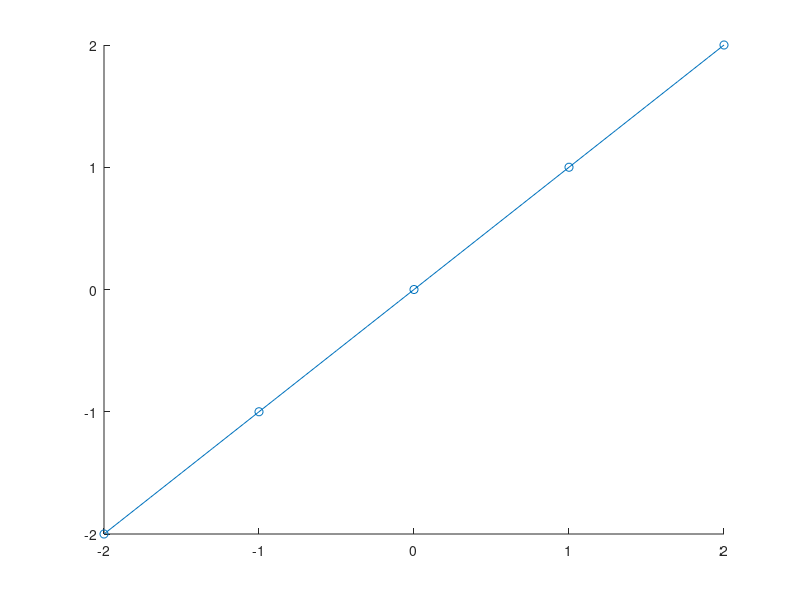

The MATLAB script that drew this image:
%% Principal Components Analysis
clear
% Data matrix is mxn, where m is the number of samples, and n is the number
% of features
DataMatrix = [0 0; -1 -1; -2 -2; 1 1; 2 2];
% DataMatrix = [0 0; -2 -2; -1 -2; 2 2; 1 2];
% DataMatrix = [0 0; 5 1; -5 -1; 4 1; -3 0];
scatter(DataMatrix(:,1),DataMatrix(:,2))
hold on

%% Normalize mean and variance
numsamples = size(DataMatrix,1);
numfeatures = size(DataMatrix,2);

% Calculate mu
mu = zeros(1,numfeatures);
for j=1:numfeatures
    mu(j) = 1/numsamples*sum(DataMatrix(:,j));
end

% Initialize the normalized training matrix
DataMatrixnorm = zeros(numsamples, numfeatures);

% Zero out the mean on the normalized matrix
for i=1:numsamples
    DataMatrixnorm(i,:) = DataMatrix(i,:)-mu;
end

% Set data to unit variance
for j=1:numfeatures
    sigma = sqrt(1/numsamples*sum(DataMatrix(:,j).^2));
    for i=1:numsamples
        DataMatrixnorm(i,j) = DataMatrix(i,j)/sigma;
    end
end

%% PCA Algorithm

% Calculate covariance
Covar = zeros(numfeatures,numfeatures);
for i = 1:numsamples
    Covar = Covar + DataMatrixnorm(i,:)'*DataMatrixnorm(i,:);
end
Covar = 1/numsamples*Covar;

% Identify the eigenvectors and eigenvalues. The largest eigenvalues
% correspond to the eigenvector with the largest variance
[eigvec,eigdiag] = eig(Covar);
eigval = zeros(1,numfeatures);
for i = 1:numfeatures
    eigval(i) = eigdiag(i,i);
end

% Find maximum eigenvalue index
[~,idx] = max(eigval);

primaryvec = eigvec(:,idx);

%% Add in mean and Unscale
primevec_unsc = zeros(numfeatures,1);

% Primevec_unsc is the unscaled version, with the sigma multiplied
for j=1:numfeatures
    sigma = sqrt(1/numsamples*sum(DataMatrix(:,j).^2));
    primevec_unsc(j)=primaryvec(j)*sigma;
end

% Make a line plot to plot out the primary vector
vectorplotvalx = [min(min(DataMatrix)):0.1:max(max(DataMatrix))];
vectorplotvaly = vectorplotvalx*primevec_unsc(2)/primevec_unsc(1);

plot(vectorplotvalx,vectorplotvaly)

hold off
